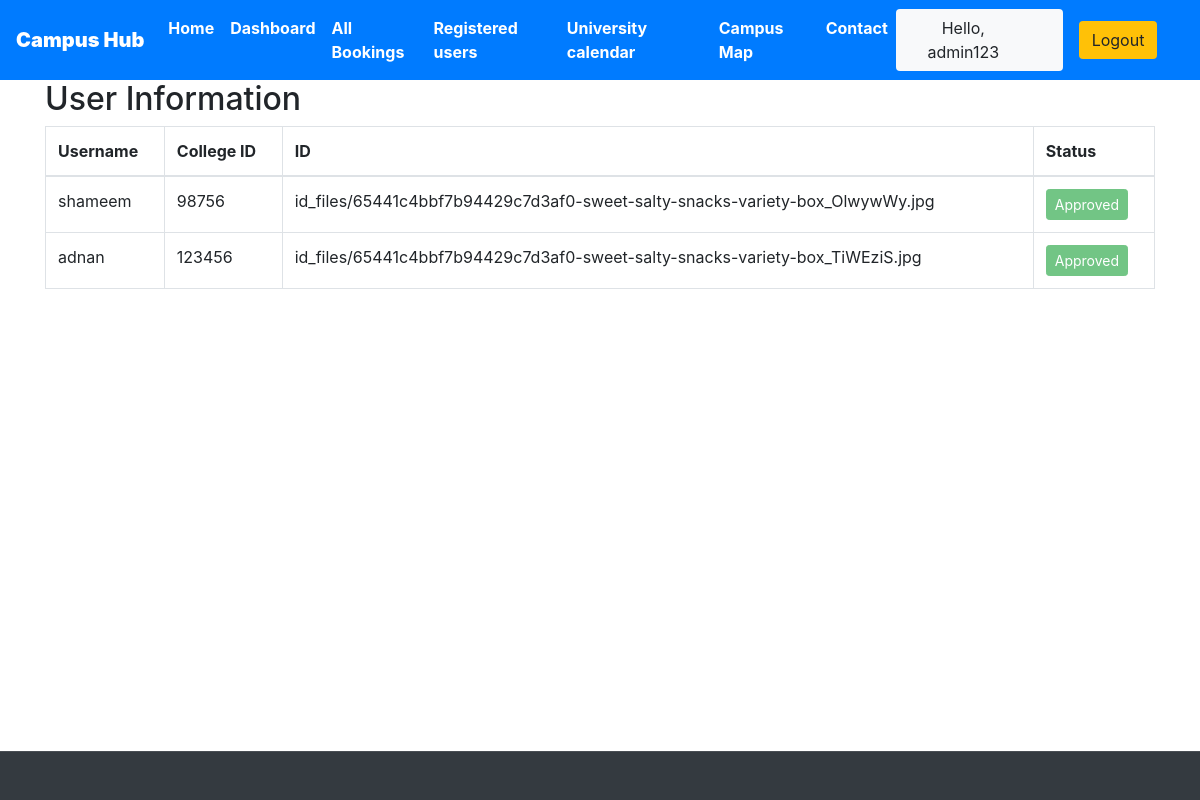
The app's page /staff/userInformations (signed in) with its own data.
### Myapplication/models.py (models this page shows, shortened)
class UserProfile(models.Model):
    user = models.OneToOneField(User, on_delete=models.CASCADE)
    college_id = models.CharField(max_length=100, blank=True, null=True)
    status = models.CharField(max_length=20, blank=True, null=True)
    id_file = models.FileField(upload_to='id_files/', blank=True, null=True)
    phone_number = models.CharField(max_length=15, blank=True, null=True)
    department = models.CharField(max_length=100, blank=True, null=True)

### Myapplication/views.py (the view)
# urls.py: path('staff/userInformations', views.user_information,name="allbookigs"),
def user_information(request):
    user_profiles = UserProfile.objects.all()
    return render(request, 'staff/user_information.html', {'user_profiles': user_profiles})

### templates/staff/user_information.html (shortened to what this page needs)
{% extends 'basic.html' %}
{% block body %}
<div class="container">
    <h2>User Information</h2>
    <div class="table-responsive">
        <table class="table table-bordered">
            <thead>
                <tr>
                    <th>Username</th>
                    <th>College ID</th>
                    <th>ID</th>
                    <th>Status</th>
                </tr>
            </thead>
            <tbody>
                {% for user_profile in user_profiles %}
                <tr>
                    <td>{{ user_profile.user.username }}</td>
                    <td>{{ user_profile.college_id }}</td>
                    <td>{{ user_profile.id_file }}</td>
                    <td>
                        {% if user_profile.status == "active" %}
                        <button type="submit" class="btn btn-success btn-sm" disabled>Approved</button>
                        {% else %}
                        <form method="post" action="{% url 'approve_user' user_profile.user.id %}">
                            {% csrf_token %}
                            <button type="submit" class="btn btn-warning">Approve</button>
                        </form>
                        {% endif %}
                    </td>
                </tr>
                {% endfor %}
            </tbody>
        </table>
    </div>
</div>
{% endblock body %}

### templates/basic.html (shortened to what this page needs)
{% load static %}
<!DOCTYPE html>
<html lang="en">
<head>
    <link rel="stylesheet" href="https://use.fontawesome.com/releases/v5.7.0/css/all.css">
    <link rel="stylesheet" href="{% static 'bootstrap/bootstrap.css' %}">
    <link rel="stylesheet" href="https://maxcdn.bootstrapcdn.com/bootstrap/4.5.0/css/bootstrap.min.css">
</head>
<body>
    <div class="container-fluid px-0">
        <nav class="navbar navbar-expand-lg navbar-dark bg-primary font-weight-bold">
            <a class="navbar-brand text-bold bg-black" href="/"><b>Campus Hub</b></a>
            <div class="collapse navbar-collapse" id="navbarSupportedContent">
                <ul class="navbar-nav mr-auto">
                    <li class="nav-item active">
                        <a class="nav-link text-bold" href="/home">Home</a>
                    </li>
                    {% if user.is_staff %}
                    <li class="nav-item active">
                        <a class="nav-link text-bold" href="/staff/panel">Dashboard</a>
                    </li>
                    {% elif user.is_staff == False and user.is_authenticated %}
                    <li class="nav-item active">
                        <a class="nav-link text-bold" href="/user/bookings">My Bookings</a>
                    </li>
                    {% endif %}
                    {% if user.is_staff %}
                    <li class="nav-item active">
                        <a class="nav-link text-bold" href="/staff/allbookings">All Bookings</a>
                    </li>
                    {% endif %}
                    {% if user.is_staff %}
                    <li class="nav-item active">
                        <a class="nav-link text-bold" href="/staff/userInformations">Registered users</a>
                    </li>
                    {% endif %}
                    <li class="nav-item active">
                        <a class="nav-link text-bold" href="">University calendar</a>
                    </li>
                    <li class="nav-item active">
                        <a class="nav-link text-bold" href="{% url 'map' %}">Campus Map</a>
                    </li>
                    <li class="nav-item active">
                        <a class="nav-link text-bold" href="/contact">Contact</a>
                    </li>
                </ul>
                {% if user.is_authenticated %}
                <button class="btn btn-group bg-light" data-toggle="modal" data-target="#forlogin">
                    Hello, {{ request.user }}
                    <a href="/logout" class="nav-link">
                        <button class="btn btn-group bg-warning" data-toggle="modal" data-target="#forlogin">
                            Logout
                        </button>
                    </a>&nbsp; &nbsp;
                </button>
                {% endif %}
            </div>
        </nav>
    </div>
    {% block body %}
    {% endblock body %}
    <footer class="footer fixed-bottom">
        <div class="container-fluid bg-dark text-white border-top py-4 px-sm-3 px-md-5" style="border-color: rgba(256, 256, 256, .1) !important;">
        </div>
    </footer>
</body>
</html>

### templates/basic.html (style rules this page uses)
a { text-decoration: none; }

### records on screen
UserProfile: user.username "shameem", college_id "98756", id_file "id_files/65441c4bbf7b94429c7d3af0-sweet-salty-snacks-variety-box_OlwywWy.jpg", status "Approved"
UserProfile: user.username "adnan", college_id "123456", id_file "id_files/65441c4bbf7b94429c7d3af0-sweet-salty-snacks-variety-box_TiWEziS.jpg", status "Approved"

### other values on screen
{{ request.user }} "admin123"
